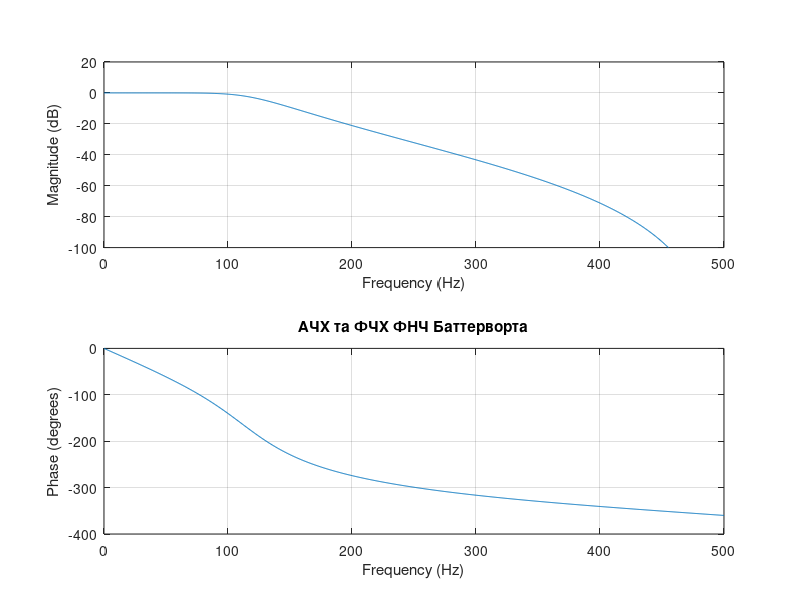
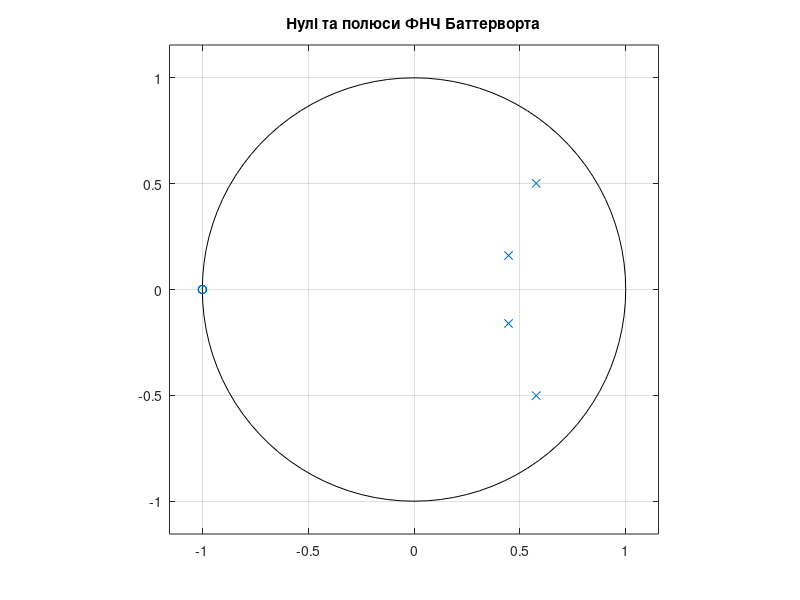
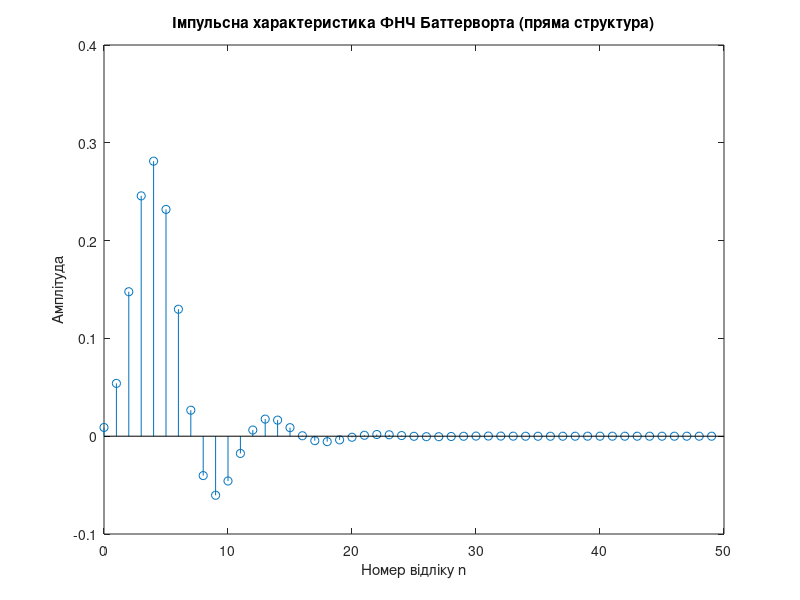
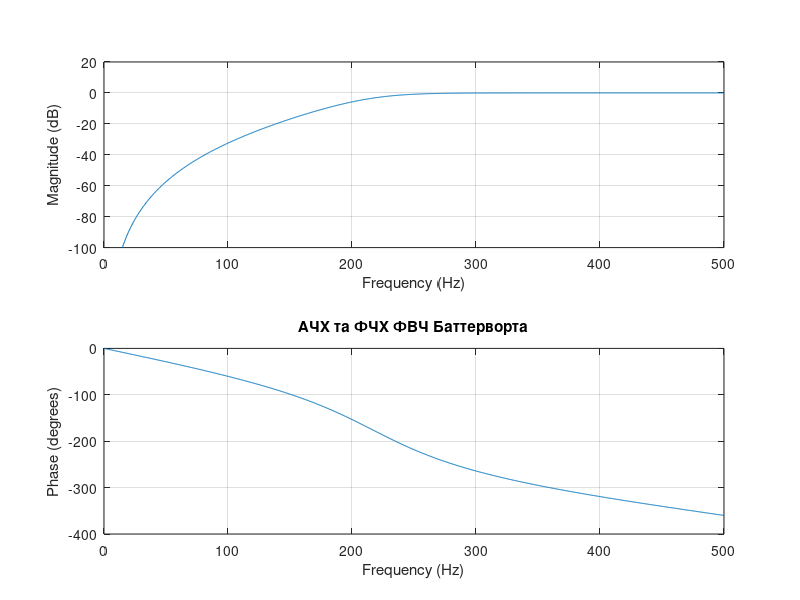

Recreate these plots in MATLAB, in order. (Note: this script raises an error after producing the figures.)
% Лабораторна робота з проектування цифрових фільтрів
% Варіант 8
% Задані параметри фільтрів:

% ФНЧ (Фільтр низьких частот):
% Частота пропускання (fp) = 120 Гц
% Частота загородження (fs) = 220 Гц
% Пульсації в смузі пропускання (Rp) = 3 дБ
% Загасання в смузі загородження (Rs) = 20 дБ
% Частота дискретизації (Fs) = 1 кГц

% ФВЧ (Фільтр високих частот):
% Частота пропускання (fp) = 220 Гц
% Частота загородження (fs) = 120 Гц
% Пульсації в смузі пропускання (Rp) = 3 дБ
% Загасання в смузі загородження (Rs) = 20 дБ
% Частота дискретизації (Fs) = 1 кГц

% ------------------- ФНЧ -------------------

% Задані параметри
fp = 120;   % Частота пропускання, Гц
fs = 220;   % Частота загородження, Гц
Rp = 3;     % Пульсації в смузі пропускання, дБ
Rs = 20;    % Загасання в смузі загородження, дБ
Fs = 1000;  % Частота дискретизації, Гц

% Нормалізація частот
Wp = fp / (Fs/2);  % Нормалізована частота пропускання
Ws = fs / (Fs/2);  % Нормалізована частота загородження

% Перетворення частот в аналогові (перед дискретизацією)
omega_p = 2 * Fs * tan(pi * Wp / 2);
omega_s = 2 * Fs * tan(pi * Ws / 2);

% Розрахунок порядку фільтра (для ФНЧ)
n_butter = ceil(log10((10^(Rs/10)-1)/(10^(Rp/10)-1)) / (2 * log10(omega_s / omega_p)));

% Розрахунок частоти зрізу
omega_c = omega_p / ((10^(Rp/10)-1)^(1/(2*n_butter)));

% Перетворення назад в цифрову частоту
Wn_butter = (2 / pi) * atan(omega_c / (2 * Fs));

% Побудова фільтра Баттерворта
[b_butter, a_butter] = butter(n_butter, Wn_butter);

fprintf('ФНЧ Баттерворта: порядок = %d, Wn = %.4f\n', n_butter, Wn_butter);

% Побудова АЧХ та ФЧХ
figure;
freqz(b_butter, a_butter, 1024, Fs);
title('АЧХ та ФЧХ ФНЧ Баттерворта');
subplot(2,1,1);
ylim([-100 20]);

% Побудова карти нулів та полюсів
figure;
zplane(b_butter, a_butter);
title('Нулі та полюси ФНЧ Баттерворта');

% Реалізація прямої структури фільтра
N = 50;  % Кількість відліків для імпульсної характеристики
x = [1; zeros(N-1,1)];  % Одиничний імпульс
y = zeros(N,1);  % Ініціалізація вихідного сигналу
order = n_butter;  % Порядок фільтра
b = b_butter;
a = a_butter;

% Реалізація різницевого рівняння (пряма структура)
for n = 1:N
    y(n) = b(1)*x(n);
    for k = 2:length(b)
        if n - k + 1 > 0
            y(n) = y(n) + b(k)*x(n - k + 1);
        end
    end
    for k = 2:length(a)
        if n - k + 1 > 0
            y(n) = y(n) - a(k)*y(n - k + 1);
        end
    end
end

% Побудова імпульсної характеристики
figure;
stem(0:N-1, y);
title('Імпульсна характеристика ФНЧ Баттерворта (пряма структура)');
xlabel('Номер відліку n');
ylabel('Амплітуда');

% ------------------- ФВЧ -------------------

% Задані параметри
fp = 220;   % Частота пропускання, Гц
fs = 120;   % Частота загородження, Гц
Rp = 3;     % Пульсації в смузі пропускання, дБ
Rs = 20;    % Загасання в смузі загородження, дБ
Fs = 1000;  % Частота дискретизації, Гц

% Нормалізація частот
Wp = fp / (Fs/2);  % Нормалізована частота пропускання
Ws = fs / (Fs/2);  % Нормалізована частота загородження

% Перетворення частот в аналогові
omega_p = 2 * Fs * tan(pi * Wp / 2);
omega_s = 2 * Fs * tan(pi * Ws / 2);

% **Виправлення формули для розрахунку порядку фільтра (для ФВЧ)**
n_butter_hp = ceil(log10((10^(Rs/10)-1)/(10^(Rp/10)-1)) / (2 * log10(omega_p / omega_s)));

% **Розрахунок частоти зрізу для ФВЧ**
omega_c_hp = omega_p * ((10^(Rp/10)-1)^(1/(2*n_butter_hp)));

% Перетворення назад в цифрову частоту
Wn_butter_hp = (2 / pi) * atan(omega_c_hp / (2 * Fs));

% Побудова фільтра Баттерворта
[b_butter_hp, a_butter_hp] = butter(n_butter_hp, Wn_butter_hp, 'high');

fprintf('ФВЧ Баттерворта: порядок = %d, Wn = %.4f\n', n_butter_hp, Wn_butter_hp);

% Побудова АЧХ та ФЧХ
figure;
freqz(b_butter_hp, a_butter_hp, 1024, Fs);
title('АЧХ та ФЧХ ФВЧ Баттерворта');
subplot(2,1,1);
ylim([-100 20]);

% Побудова карти нулів та полюсів
figure;
zplane(b_butter_hp, a_butter_hp);
title('Нулі та полюси ФВЧ Баттерворта');

% Реалізація прямої структури фільтра
N = 50;  % Кількість відліків для імпульсної характеристики
x = [1; zeros(N-1,1)];  % Одиничний імпульс
y_hp = zeros(N,1);  % Ініціалізація вихідного сигналу
order_hp = n_butter_hp;  % Порядок фільтра
b_hp = b_butter_hp;
a_hp = a_butter_hp;

% Реалізація різницевого рівняння (пряма структура)
for n = 1:N
    y_hp(n) = b_hp(1)*x(n);
    for k = 2:length(b_hp)
        if n - k + 1 > 0
            y_hp(n) = y_hp(n) + b_hp(k)*x(n - k + 1);
        end
    end
    for k = 2:length(a_hp)
        if n - k + 1 > 0
            y_hp(n) = y_hp(n) - a_hp(k)*y_hp(n - k + 1);
        end
    end
end

% Побудова імпульсної характеристики
figure;
stem(0:N-1, y_hp);
title('Імпульсна характеристика ФВЧ Баттерворта (пряма структура)');
xlabel('Номер відліку n');
ylabel('Амплітуда');

% ------------------- Розрахунок нулів та полюсів -------------------

% ФНЧ Баттерворта
[z_butter, p_butter, k_butter] = tf2zpk(b_butter, a_butter);
figure;
zplane(z_butter, p_butter);
title('Нулі та полюси ФНЧ Баттерворта');

% ФВЧ Баттерворта
[z_butter_hp, p_butter_hp, k_butter_hp] = tf2zpk(b_butter_hp, a_butter_hp);
figure;
zplane(z_butter_hp, p_butter_hp);
title('Нулі та полюси ФВЧ Баттерворта');

% ------------------- Обчислення імпульсної характеристики за допомогою filter -------------------

% ФНЧ Баттерворта
h_imp = filter(b_butter, a_butter, x);
figure;
stem(0:N-1, h_imp);
title('Імпульсна характеристика ФНЧ Баттерворта (filter)');
xlabel('Номер відліку n');
ylabel('Амплітуда');

% ФВЧ Баттерворта
h_imp_hp = filter(b_butter_hp, a_butter_hp, x);
figure;
stem(0:N-1, h_imp_hp);
title('Імпульсна характеристика ФВЧ Баттерворта (filter)');
xlabel('Номер відліку n');
ylabel('Амплітуда');

% ------------------- Виведення коефіцієнтів та різницевих рівнянь -------------------
% Різницеві рівняння аналогічні для обох фільтрів:
% y(n) = -a(2)*y(n-1) - a(3)*y(n-2) - ... + b(1)*x(n) + b(2)*x(n-1) + ...
% ФНЧ Баттерворта
disp('Коефіцієнти чисельника (b) для ФНЧ:');
disp(b_butter);
disp('Коефіцієнти знаменника (a) для ФНЧ:');
disp(a_butter);

% Формування рівняння для ФНЧ
fprintf('Різницеве рівняння для ФНЧ:\n');
fprintf('y(n) = ');
for k = 2:length(a_butter)
    fprintf('%.4f*y(n-%d) ', -a_butter(k), k-1);
    if k < length(a_butter), fprintf('+ '); end
end
for k = 1:length(b_butter)
    if k == 1
        fprintf('+ %.4f*x(n) ', b_butter(k));
    else
        fprintf('+ %.4f*x(n-%d) ', b_butter(k), k-1);
    end
end
fprintf('\n\n');

% ФВЧ Баттерворта
disp('Коефіцієнти чисельника (b) для ФВЧ:');
disp(b_butter_hp);
disp('Коефіцієнти знаменника (a) для ФВЧ:');
disp(a_butter_hp);

% Формування рівняння для ФВЧ
fprintf('Різницеве рівняння для ФВЧ:\n');
fprintf('y(n) = ');
for k = 2:length(a_butter_hp)
    fprintf('%.4f*y(n-%d) ', -a_butter_hp(k), k-1);
    if k < length(a_butter_hp), fprintf('+ '); end
end
for k = 1:length(b_butter_hp)
    if k == 1
        fprintf('+ %.4f*x(n) ', b_butter_hp(k));
    else
        fprintf('+ %.4f*x(n-%d) ', b_butter_hp(k), k-1);
    end
end
fprintf('\n');

% ------------------- Висновки -------------------

% У результаті лабораторної роботи було спроектовано цифрові фільтри
% низьких та високих частот Баттерворта для заданих параметрів.
% Було визначено мінімальний порядок фільтрів, побудовано амплітудно-частотні
% та фазочастотні характеристики, карти нулів та полюсів, а також
% імпульсні характеристики обох фільтрів.
% Фільтри Баттерворта забезпечують плавний перехід у смузі пропускання без
% пульсацій, але їх фазова характеристика є нелінійною. У порівнянні з FIR-фільтрами,
% IIR-фільтри Баттерворта мають нижчий порядок для досягнення
% схожих характеристик загородження, проте можуть бути нестійкими.
% У ході лабораторної роботи ми проаналізували їхню стійкість за допомогою
% карти нулів та полюсів і переконалися у коректності роботи фільтрів.

% -----------------------------------------